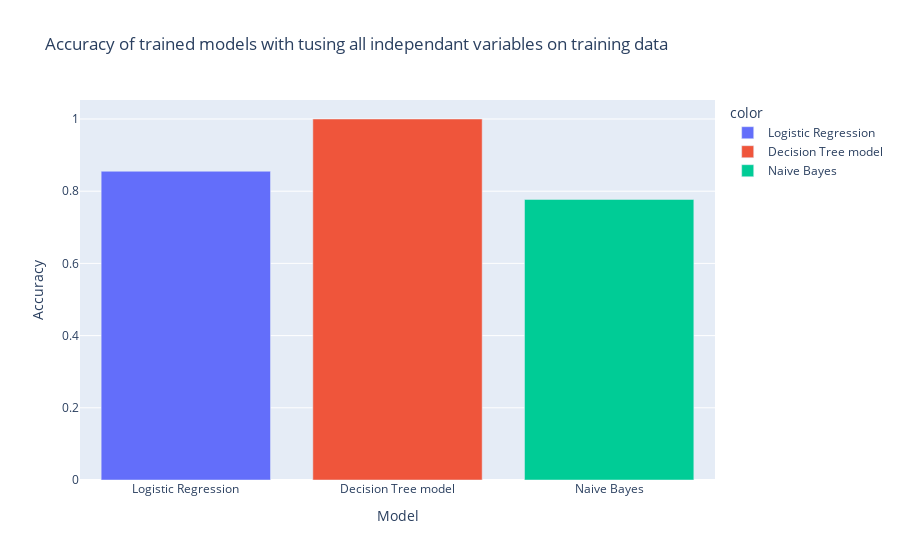

The notebook cell this image was saved under:
### Code cell
fig = px.bar(x=['Logistic Regression', 'Decision Tree model', 'Naive Bayes'], 
             y=[logr_train_acc_1, dtree_train_acc_1, nb_train_acc_1], 
            color=['Logistic Regression', 'Decision Tree model', 'Naive Bayes'],
             labels={'x': 'Model', 'y': 'Accuracy'},
            title='Accuracy of trained models with tusing all independant variables on training data')
fig.show()

### Figure 1 — Plotly figure (JSON) as saved in the notebook; plotly's stock layout.template omitted (floating-point values rounded to 4 significant figures)
{"data": [{"alignmentgroup": "True", "hovertemplate": "color=Logistic Regression<br>Model=%{x}<br>Accuracy=%{y}<extra></extra>", "legendgroup": "Logistic Regression", "marker": {"color": "#636efa", "pattern": {"shape": ""}}, "name": "Logistic Regression", "offsetgroup": "Logistic Regression", "orientation": "v", "showlegend": true, "textposition": "auto", "type": "bar", "x": ["Logistic Regression"], "xaxis": "x", "y": [0.8553], "yaxis": "y"}, {"alignmentgroup": "True", "hovertemplate": "color=Decision Tree model<br>Model=%{x}<br>Accuracy=%{y}<extra></extra>", "legendgroup": "Decision Tree model", "marker": {"color": "#EF553B", "pattern": {"shape": ""}}, "name": "Decision Tree model", "offsetgroup": "Decision Tree model", "orientation": "v", "showlegend": true, "textposition": "auto", "type": "bar", "x": ["Decision Tree model"], "xaxis": "x", "y": [1], "yaxis": "y"}, {"alignmentgroup": "True", "hovertemplate": "color=Naive Bayes<br>Model=%{x}<br>Accuracy=%{y}<extra></extra>", "legendgroup": "Naive Bayes", "marker": {"color": "#00cc96", "pattern": {"shape": ""}}, "name": "Naive Bayes", "offsetgroup": "Naive Bayes", "orientation": "v", "showlegend": true, "textposition": "auto", "type": "bar", "x": ["Naive Bayes"], "xaxis": "x", "y": [0.7771], "yaxis": "y"}], "layout": {"barmode": "relative", "legend": {"title": {"text": "color"}, "tracegroupgap": 0}, "title": {"text": "Accuracy of trained models with tusing all independant variables on training data"}, "xaxis": {"anchor": "y", "domain": [0, 1], "title": {"text": "Model"}}, "yaxis": {"anchor": "x", "domain": [0, 1], "title": {"text": "Accuracy"}}}}
